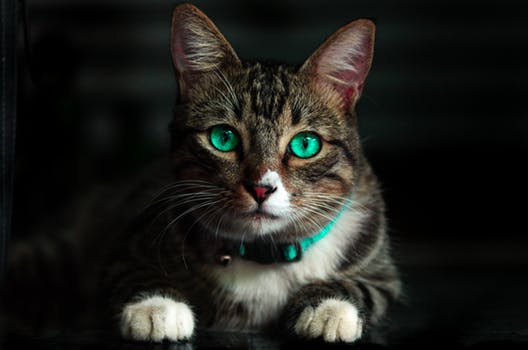
#> input picture cat.jpeg, 528 x 350 px
$ python arithmetic_on_image.py --image cat.jpeg
#> lines starting #> are read from the running program, lines starting #| are printed output that depends on the picture
import numpy as np
import argparse
import cv2

# fetching the arguments and save in dictionary
ap = argparse.ArgumentParser()
ap.add_argument("-i", "--image", required = True, help = "Enter path to the image")
args = vars(ap.parse_args())

# loading and converting the image into numpy array
image = cv2.imread(args["image"])
#> image is the input picture: shape (350, 528, 3); mean B, G, R 27.8, 31.9, 31.8
cv2.imshow("Original", image)
#cv2.waitKey(0)

#generating one array and multiplying it with 100 px
#adding that array to the actual image numpy array
M = np.ones(image.shape, dtype = "uint8") * 100
added = cv2.add(image, M)                # adding pixel in the given image
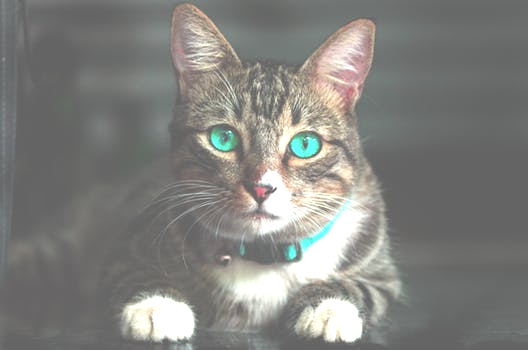
#> added: shape (350, 528, 3); mean B, G, R 126.4, 130, 130.1
cv2.imshow("Added image", added)


#generating one array and multiplying it with 50 px
#substracting that array to the actual image numpy array
M = np.ones(image.shape, dtype = "uint8") * 100
subtracted = cv2.subtract(image, M)             # subtracting pixel in the given image
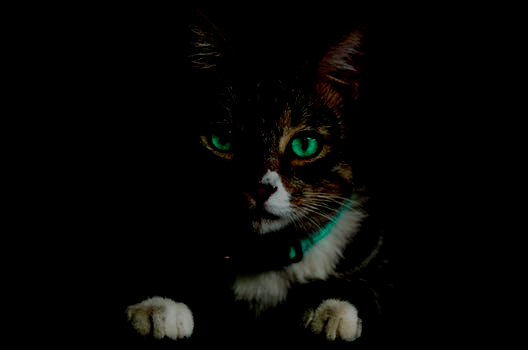
#> subtracted: shape (350, 528, 3); mean B, G, R 4.3, 5.7, 5.7
cv2.imshow("Subtracted image", subtracted)

cv2.waitKey(0)

$ run again, on presidents.jpg
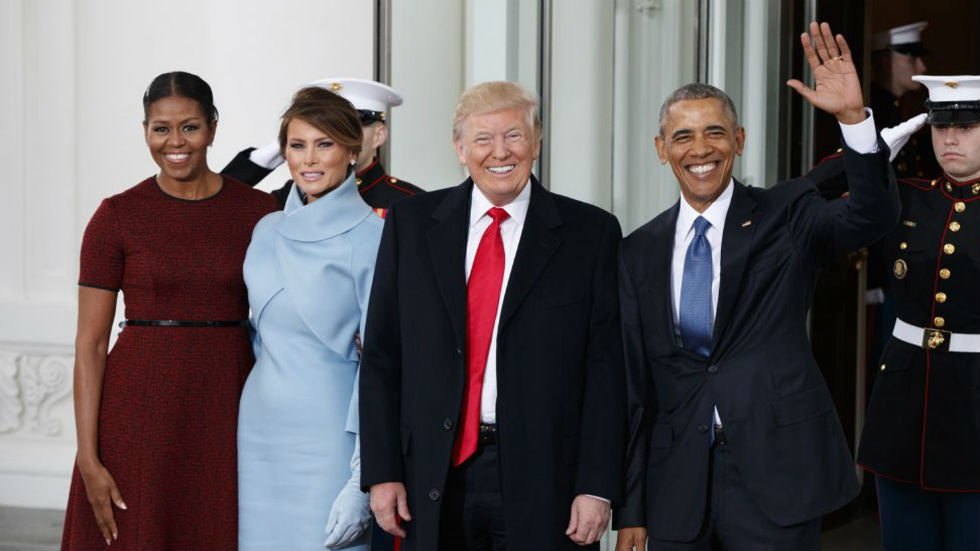
#> input picture presidents.jpg, 980 x 551 px
#> image is the input picture: shape (551, 980, 3); mean B, G, R 93.3, 90.8, 96.3
#> `added = cv2.add(image, M)`:
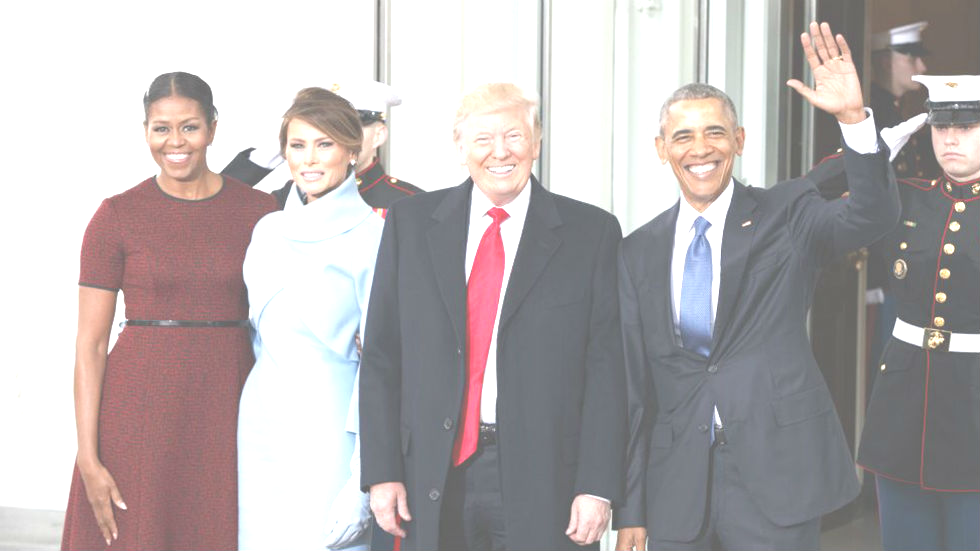
#> added: shape (551, 980, 3); mean B, G, R 176.8, 176, 182.4
#> `subtracted = cv2.subtract(image, M)`:
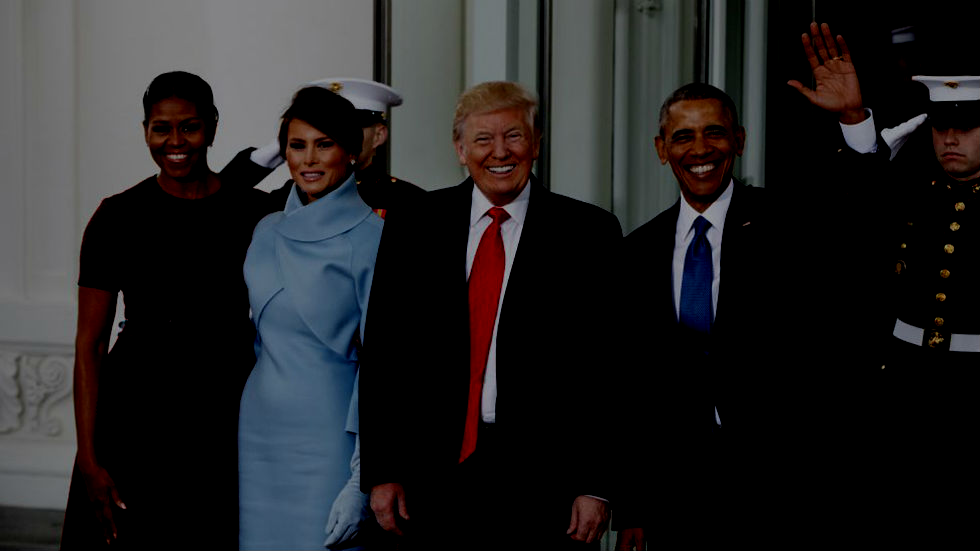
#> subtracted: shape (551, 980, 3); mean B, G, R 36.6, 35.4, 36.1
